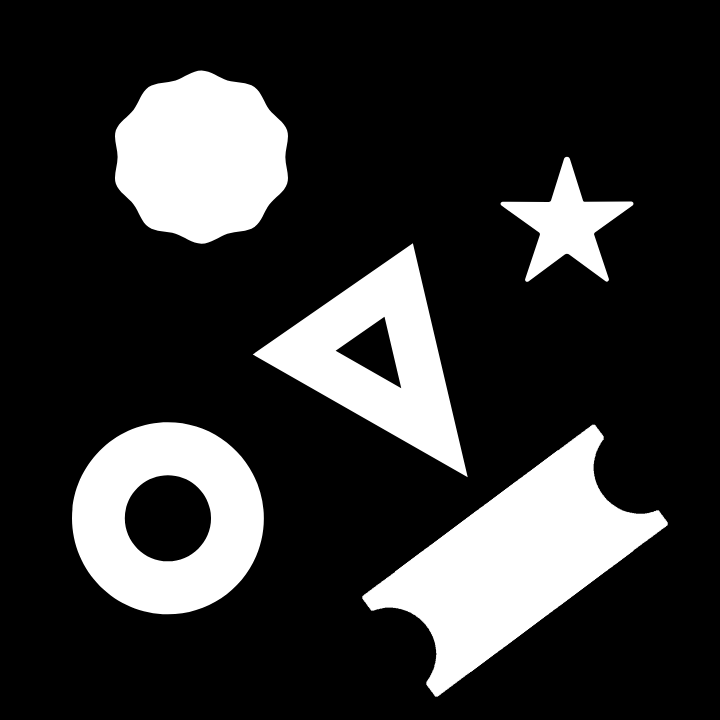
#> input picture Images/week3/Contour.png, 720 x 720 px
$ python 36.Contour.py
#> lines starting #> are read from the running program, lines starting #| are printed output that depends on the picture; after the words box and inside, x2 and y2 are one past the last pixel; in counts of white or black regions, pixels touching at a corner belong together; long printed decimals are rounded
import cv2
import numpy as np

img = cv2.imread("Images/week3/Contour.png",cv2.IMREAD_COLOR)
#> img is the input picture: shape (720, 720, 3); min 0, max 255, mean 51
img = cv2.resize( img, None, fx = 0.8, fy=0.8, interpolation = cv2.INTER_CUBIC)
#> img: shape (576, 576, 3)

#Threshold to get a binary Image
imgGray = cv2.cvtColor(img, cv2.COLOR_BGR2GRAY)
_, imgBinary = cv2.threshold(imgGray,127, 255, cv2.THRESH_BINARY)
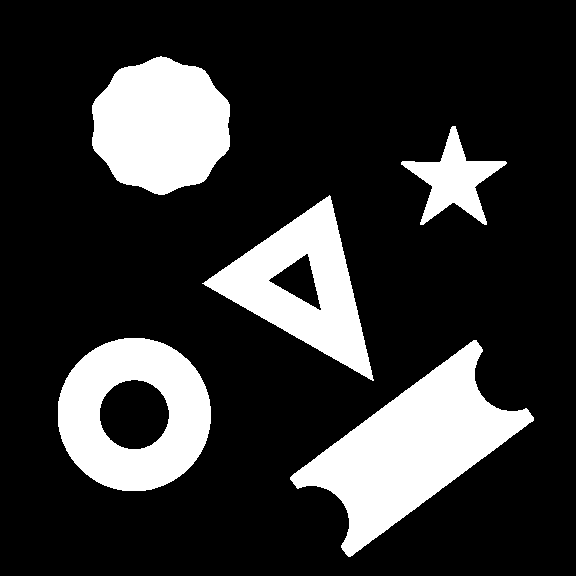
#> imgBinary: shape (576, 576); 20% white; 5 white regions

#Find Contours
# cv2.RETR_EXTERNAL , cv2.RETR_LIST , cv2.RETR_CCOMP , cv2.RETR_TREE
# cv2.CHAIN_APPROX_NONE , cv2.CHAIN_APPROX_SIMPLE , cv2.CHAIN_APPROX_TC89_KCOS
contours, hierarchy = cv2.findContours(imgBinary, cv2.RETR_EXTERNAL, cv2.CHAIN_APPROX_SIMPLE)
#> contours = 5 contours; box (x1, y1, x2, y2) and area: (290, 340, 534, 557) 20044, (58, 338, 211, 491) 18296, (92, 56, 230, 195) 14390, (202, 195, 374, 381) 13718, (401, 126, 507, 225) 3754

#print("Contours Data : {}".format(contours))
print("Hierarchy Data : {}".format(hierarchy))
#| Hierarchy Data : [[[ 1 -1 -1 -1]
#|   [ 2  0 -1 -1]
#|   [ 3  1 -1 -1]
#|   [ 4  2 -1 -1]
#|   [-1  3 -1 -1]]]
print("Number of Contours : {}".format(len(contours)))
#| Number of Contours : 5

#Draw Contours
cv2.drawContours(img, contours, -1, (0,255,0), 2)
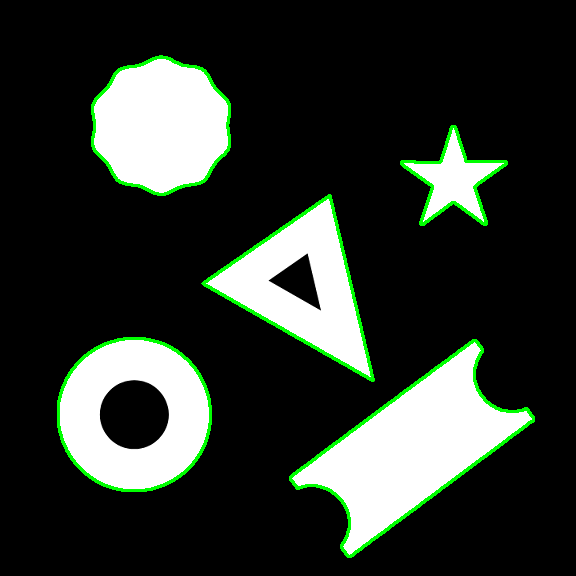
#> img: shape (576, 576, 3); mean B, G, R 46.7, 53.6, 46.7

#Center of Mass or Centroid using momemts
for cnt in contours:
    M = cv2.moments(cnt)
    #Formula
    x = int(round(M["m10"]/M["m00"]))
    y = int(round(M["m01"]/M["m00"]))

    cv2.circle(img, (x,y), 5, (0,0,255), -1)
#> this loop made 5 passes
#> (x, y) on passes 1 to 5: (411, 448), (134, 414), (302, 286), (453, 179), (161, 125)
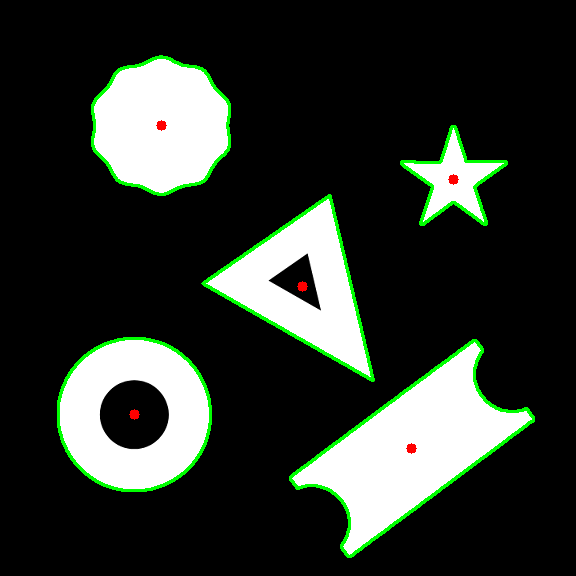
#> img: shape (576, 576, 3); 0.12% of pixels changed, all inside (x1, y1, x2, y2) = (129, 120, 459, 454)

# Area and Parameter
for index,cnt in enumerate(contours):
    area = cv2.contourArea(cnt)
    perimeter = cv2.arcLength(cnt,True)
    print("For contour no.: {}, Area : {}, Perimeter : {}".format(index, area, perimeter))
#> this loop made 5 passes
#> (area, perimeter) on passes 1 to 5: (20043.5, 747), (18296, 504.9), (13718.5, 577.9), (3754.5, 417.4), (14390, 461.9)
#| For contour no.: 0, Area : 20043.5, Perimeter : 747.016
#| For contour no.: 1, Area : 18296.0, Perimeter : 504.902
#| For contour no.: 2, Area : 13718.5, Perimeter : 577.855
#| For contour no.: 3, Area : 3754.5, Perimeter : 417.404
#| For contour no.: 4, Area : 14390.0, Perimeter : 461.931

# Finding Vertical Bounding Boxes
for cnt in contours:
    x,y,w,h = cv2.boundingRect(cnt)
    cv2.rectangle(img, (x,y),(x+w,y+h),(255,0,255),2)
#> this loop made 5 passes
#> (x, y, w, h) on passes 1 to 5: (290, 340, 244, 217), (58, 338, 153, 153), (202, 195, 172, 186), (401, 126, 106, 99), (92, 56, 138, 139)
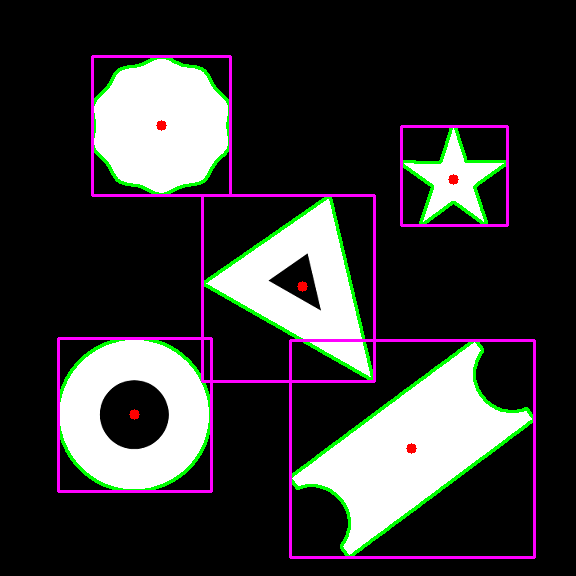
#> img: shape (576, 576, 3); 2.86% of pixels changed, all inside (x1, y1, x2, y2) = (57, 55, 536, 559)

# Minimum Area Rectangles
for cnt in contours:
    box = cv2.minAreaRect(cnt)  #box has rect data along with some other data
    boxPts = cv2.boxPoints(box)    #extracting only the rect points data
    boxPts = np.int0(boxPts)
    cv2.drawContours(img,[boxPts], -1, (0,255,255), 2)
#> this loop made 5 passes
#> (box, boxPts) on passes 1 to 5: (((411.6, 448), (232.3, 100.8), -36.7), [[348, 557], [288, 476], [474, 338], [534, 418]]), (((134, 414), (152, 152), -90), [[210, 490], [58, 490], [58, 338], [210, 338]]), (((316, 311.6), (154.8, 177.4), -34.74), [[302, 428], [201, 282], [329, 194], [430, 340]]), (((453.5, 175), (98, 105), -90), [[506, 224], [401, 224], [401, 126], [506, 126]]), (((160.5, 125), (138, 137), -90), [[229, 194], [92, 194], [92, 56], [229, 56]])
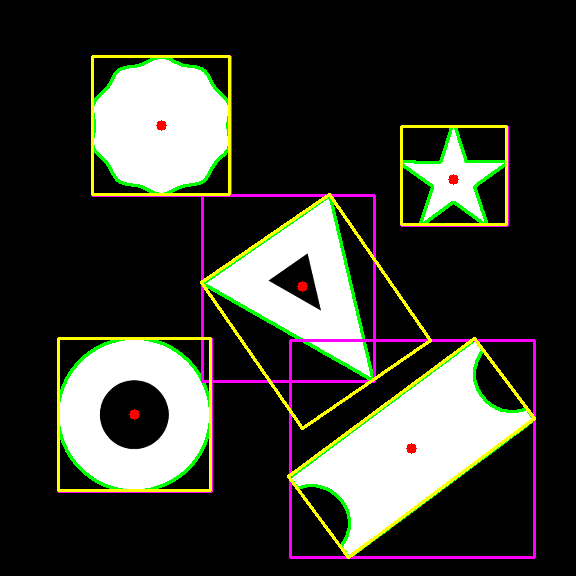
#> img: shape (576, 576, 3); 2.74% of pixels changed, all inside (x1, y1, x2, y2) = (57, 55, 536, 559)

# Fit a Circle
for cnt in contours:
    ((x,y), radius) = cv2.minEnclosingCircle(cnt)        # x, y and radius will be in float
    cv2.circle(img, (int(x),int(y)), int(radius), (180,180,180), 2)
#> this loop made 5 passes
#> (x, y, radius) on passes 1 to 5: (411.6, 447.8, 125.5), (133.8, 414.1, 76.89), (306.4, 298.1, 105.5), (453.5, 179.8, 55.44), (160.6, 125, 71.5)
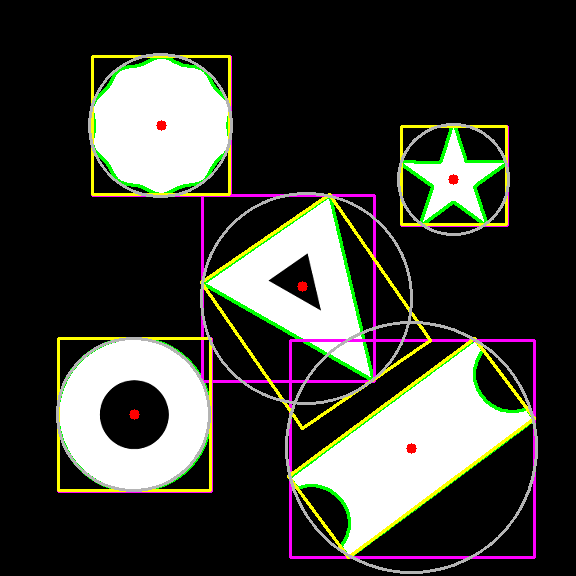
#> img: shape (576, 576, 3); 2.4% of pixels changed, all inside (x1, y1, x2, y2) = (56, 53, 538, 574)

# Fit an Ellipse
for cnt in contours:
    # To fit an ellipse we need atleast 5 points in our contour
    if len(cnt) < 5:
        continue
    ellipseData = cv2.fitEllipse(cnt)
    cv2.ellipse(img, ellipseData, (200,50,100), 2)
#> this loop made 5 passes
#> ellipseData on passes 1 to 5: ((412.1, 447.7), (114.9, 275.3), 53.26), ((133.8, 414.1), (152.6, 152.8), 165), ((301.4, 283.8), (132.5, 194.3), 133.6), ((453.6, 179.3), (87.43, 89.32), 84.9), ((160.6, 125.1), (132.7, 139.2), 88.65)
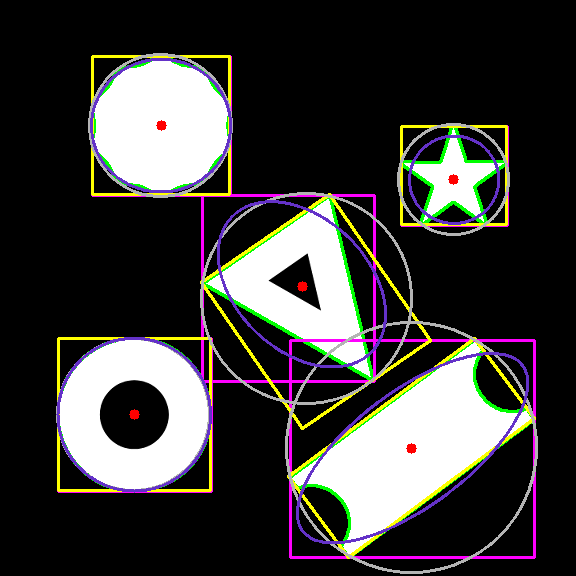
#> img: shape (576, 576, 3); 2.11% of pixels changed, all inside (x1, y1, x2, y2) = (56, 58, 529, 544)

cv2.imshow("Original",img)
cv2.waitKey(0)
cv2.destroyAllWindows()
